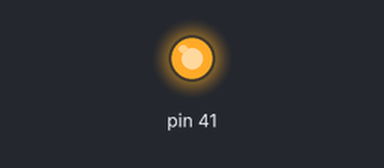
Bench run of a sketch on a simulated Arduino Mega 2560, built with avr-gcc and run on an emulated ATmega2560. Parts: output pins drawn as LEDs (lit = HIGH). What the sketch prints to the serial monitor is not drawn.

Above: at 5.7 s.
At 20.0 s:
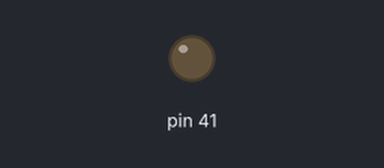
Timing chart, 0 to 38.1 s (numbered marks = the images above):
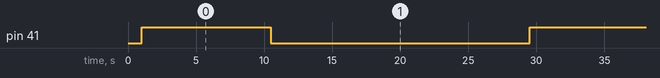

Measured:
- by itself, pin 41: alternates HIGH for 9.5 s and LOW for 19.0 s

The sketch:

DNMEB50_RelayTest.ino
```cpp
// DNMEB50 + Mega2560 릴레이 단독 시험 (웹 펌웨어와 무관, 하드웨어 확인용)
// 릴레이 CH1~CH8을 하나씩 1초씩 켭니다. 먼저 HIGH=ON 방식, 다음 LOW=ON 방식, 마지막으로 MOS 출력 D1~D8.
// 쉬는 핀은 INPUT(떠 있는 상태)으로 두어 어느 방식이든 꺼진 상태가 되도록 했습니다.
// 시리얼 모니터(115200)에 진행 상황이 출력됩니다. 시험할 때는 부하를 연결하지 마세요.
const byte RELAY[8] = {41,39,37,35,33,31,29,27};
const byte MOS[8]   = {43,45,47,49,50,51,52,53};

void sweep(const byte* p, const char* name, bool activeHigh){
  Serial.print(name); Serial.println(activeHigh ? " : HIGH = ON 방식" : " : LOW = ON 방식");
  for(int i=0;i<8;i++){
    pinMode(p[i], OUTPUT);
    digitalWrite(p[i], activeHigh ? HIGH : LOW);
    Serial.print("  CH"); Serial.print(i+1); Serial.print(" (pin "); Serial.print(p[i]); Serial.println(") ON");
    delay(1000);
    pinMode(p[i], INPUT);
  }
}
void setup(){
  Serial.begin(115200);
  delay(1000);
  Serial.println("=== DNMEB50 시험 시작 ===");
}
void loop(){
  sweep(RELAY,"릴레이",true);  delay(1500);
  sweep(RELAY,"릴레이",false); delay(1500);
  sweep(MOS,"MOS",true);       delay(1500);
  Serial.println("--- 한 바퀴 끝, 반복 ---");
}
```
